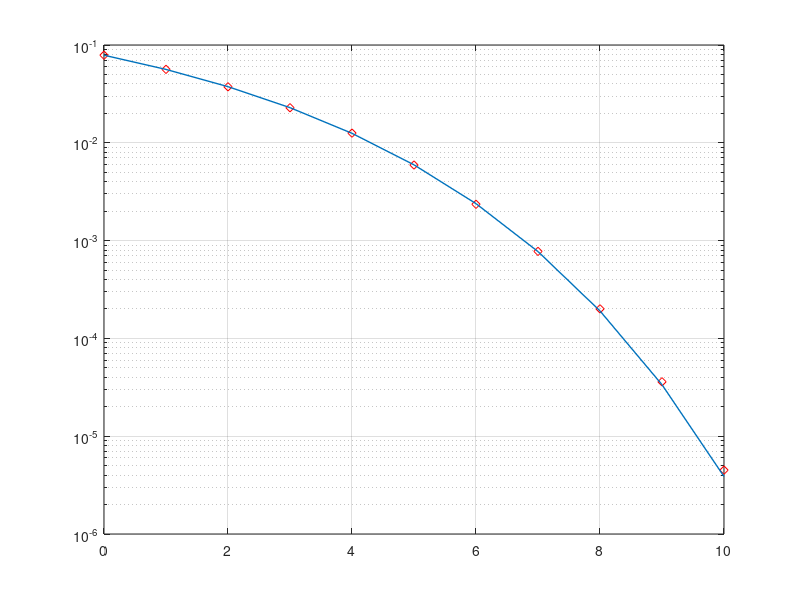

Reproduce this figure in MATLAB.
clear all;
clc;

% Eb/N0 = Ps/Pn = a^2 / 2 / sigma^2
% 归一化能量e
% Eb = 1, a = 1
% 则 N0 = 
%    sigma = 
EbN0dB = 0:1:10;
SNR = 10.^(-EbN0dB/10);
sigma = sqrt(SNR/2);
% 理论 Pb
N = 2*10^6;
Pb = 0.5*erfc(sqrt(1./SNR));
ber = zeros(1, length(EbN0dB));
a = sign(randn(1, N));
noise = randn(1, N);
for n = 1:length(EbN0dB)
    rk = a + sigma(n)*noise;
    dec_a = sign(rk);
    ber(n) = sum(abs(a-dec_a)/2)/length(a);
end

semilogy(EbN0dB, ber, 'rd');
hold on;
semilogy(EbN0dB, Pb, 'LineWidth', 1);
% legend('理论结果', '仿真结果')
% xlabel('E_b/N_0(dB)'); ylabel('Pb');
% title('BPSK误码率仿真')
grid on





